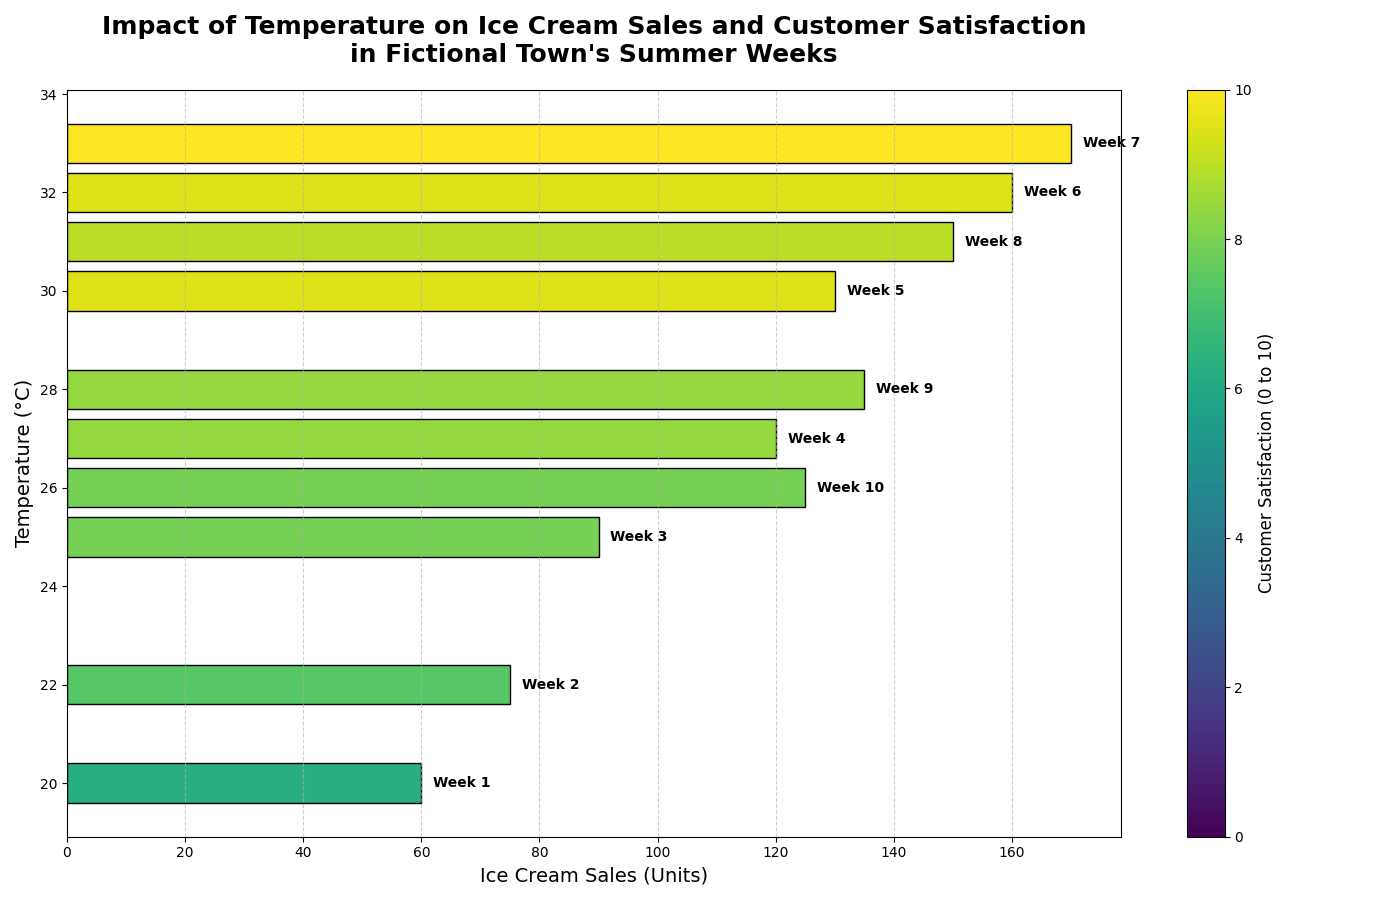

Python code for this plot:
import matplotlib.pyplot as plt
import numpy as np

# Weeks of observation
weeks = np.arange(1, 11)

# Data: Sales (in units), Temperature (in °C), and Customer Satisfaction (rating 0 to 10)
sales = np.array([60, 75, 90, 120, 130, 160, 170, 150, 135, 125])
temperature = np.array([20, 22, 25, 27, 30, 32, 33, 31, 28, 26])
satisfaction = np.array([6, 7, 7.5, 8, 9, 9, 9.5, 8.5, 8, 7.5])

# Create figure and horizontal bar chart
plt.figure(figsize=(14, 9))

# Horizontal bar chart for Sales vs Temperature colored by Satisfaction
bar_chart = plt.barh(temperature, sales, color=plt.cm.viridis(satisfaction / max(satisfaction)), edgecolor='black')

# Titles and labels
plt.title("Impact of Temperature on Ice Cream Sales and Customer Satisfaction\nin Fictional Town's Summer Weeks", fontsize=18, fontweight='bold', pad=20)
plt.xlabel("Ice Cream Sales (Units)", fontsize=14)
plt.ylabel("Temperature (°C)", fontsize=14)

# Annotate bars with week numbers
for i, (sales_val, temp, week) in enumerate(zip(sales, temperature, weeks)):
    plt.text(sales_val + 2, temp, f"Week {week}", fontsize=10, fontweight='bold', va='center')

# Add grid lines
plt.grid(True, linestyle='--', alpha=0.6, axis='x')

# Create a mappable for colorbar based on satisfaction
sm = plt.cm.ScalarMappable(cmap='viridis', norm=plt.Normalize(0, 10))
sm.set_array([])
cbar = plt.colorbar(sm, ax=plt.gca())
cbar.set_label('Customer Satisfaction (0 to 10)', fontsize=12)

# Automatically adjust layout to prevent overlap
plt.tight_layout()

# Show the plot
plt.show()
